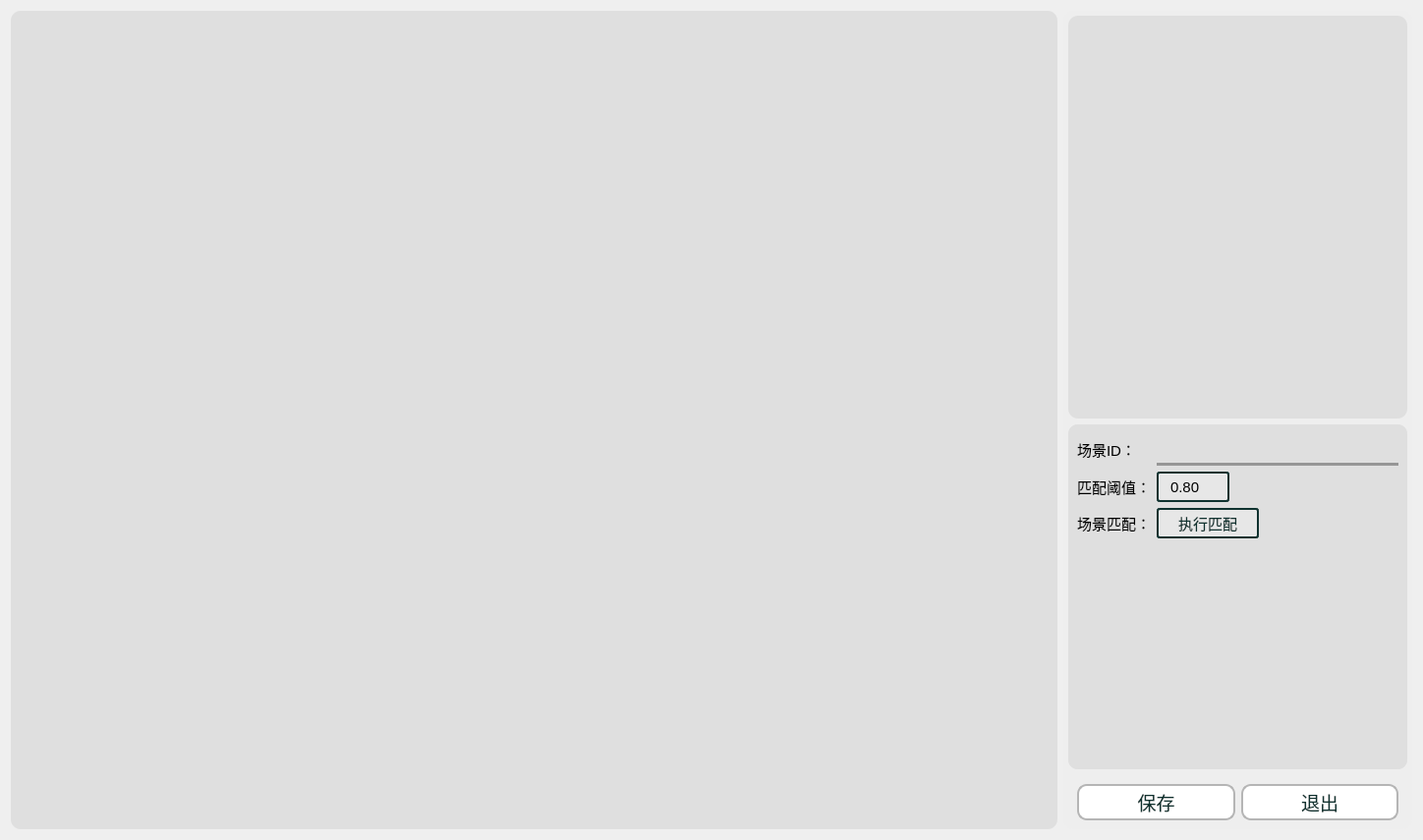
<?xml version="1.0" encoding="UTF-8"?>
<ui version="4.0">
 <class>SceneEditor</class>
 <widget class="QDialog" name="SceneEditor">
  <property name="geometry">
   <rect>
    <x>0</x>
    <y>0</y>
    <width>1448</width>
    <height>855</height>
   </rect>
  </property>
  <property name="windowTitle">
   <string>场景&amp;元素编辑器</string>
  </property>
  <property name="styleSheet">
   <string notr="true">font-family:&quot;Consolas&quot;,&quot;黑体&quot;;
font-size:11pt;</string>
  </property>
  <layout class="QHBoxLayout" name="horizontalLayout" stretch="6,2">
   <item>
    <widget class="QWidget" name="image_container" native="true">
     <property name="styleSheet">
      <string notr="true">QWidget {
                background-color: #dfdfdf;  /* 背景颜色 */
border-radius:10px;
            }</string>
     </property>
     <layout class="QVBoxLayout" name="verticalLayout_4"/>
    </widget>
   </item>
   <item>
    <widget class="QWidget" name="widget_2" native="true">
     <property name="minimumSize">
      <size>
       <width>300</width>
       <height>0</height>
      </size>
     </property>
     <property name="styleSheet">
      <string notr="true">QWidget {
                background-color: #eeeeee;  /* 背景颜色 */
border-radius:10px;
            }
</string>
     </property>
     <layout class="QVBoxLayout" name="verticalLayout" stretch="1,0,0">
      <property name="leftMargin">
       <number>5</number>
      </property>
      <property name="topMargin">
       <number>5</number>
      </property>
      <property name="rightMargin">
       <number>5</number>
      </property>
      <property name="bottomMargin">
       <number>0</number>
      </property>
      <item>
       <widget class="QWidget" name="widget_3" native="true">
        <property name="styleSheet">
         <string notr="true">QWidget {
                background-color: #dfdfdf;  /* 背景颜色 */
border-radius:10px;
font-size:15pt;
            }
</string>
        </property>
        <layout class="QVBoxLayout" name="verticalLayout_2">
         <item>
          <widget class="QTreeView" name="Element_tree">
           <property name="styleSheet">
            <string notr="true">/* 垂直滚动条整体 */
        QScrollBar:vertical {
            background-color: rgb(197, 197, 197);
            width: 6px;
            margin: 1px;
            border-radius: 3px;
        }
        QScrollBar::handle:vertical {
            background-color: #8b8b8b;
            border-radius: 3px;
            margin: 3 0px 6 0px;
            min-height: 30px;
        }
        QScrollBar::handle:vertical:hover,
        QScrollBar::handle:vertical:pressed {
            background-color: #3c3f41;
            border-radius: 3px;
            margin: 0 0px 0 0px;
        }
        QScrollBar::sub-line:vertical {
            border: none;
            height: 0px;
        }
        QScrollBar::add-line:vertical {
            border: none;
            height: 0px;
        }</string>
           </property>
           <property name="editTriggers">
            <set>QAbstractItemView::EditTrigger::NoEditTriggers</set>
           </property>
           <attribute name="headerVisible">
            <bool>false</bool>
           </attribute>
          </widget>
         </item>
        </layout>
       </widget>
      </item>
      <item>
       <widget class="QStackedWidget" name="stackedWidget">
        <property name="styleSheet">
         <string notr="true">QWidget {
                background-color: #dfdfdf;  /* 背景颜色 */
border-radius:10px;
            }
/* 调整勾选框的大小 */
QCheckBox::indicator {
	width: 20px;      /* 勾选框宽度 */
	height: 20px;     /* 勾选框高度 */
	outline:none;
border:none;
}

/* 可选：设置勾选框不同状态的样式 */
QCheckBox::indicator:unchecked {
	border: 2px solid #0f322f;
	border-radius: 3px;
}
QCheckBox::indicator:checked {
	background-color:#39C5BB;
	border: 2px solid #0f322f;
	border-radius: 3px;
	
}

/* 禁用状态 */
QCheckBox::indicator:disabled {
	background-color: #f0f0f0;
	border-color: #cccccc;
}
/* 1. 未选中（默认）状态的下边框 */
QLineEdit {
                /* 清除默认边框，只保留下边框 */
				font-size:11pt;
                border: none;
                border-bottom: 3px solid #969696;  /* 灰色下边框 */
                padding: 5px 0;  /* 上下下内边距，避免文字紧贴紧贴边框 */
				border-radius:0px;
                background: transparent;  /* 背景透明，只显示下边框 */
            }
            
            /* 2. 选中（获得焦点点）状态的下边框 */
QLineEdit:focus {
                border-bottom: 4px solid #39C5BB;  /* 蓝色下边框（突出显示） */
                outline: none;  /* 去除系统默认的聚焦外边框 */
            }
            
            /* 3. 鼠标略过（悬停）状态的下边框 */
QLineEdit:hover {
                border-bottom: 4px solid #39C5BB;  /* 深灰色下边框（中间状态） */
            }
/* QComboBox 样式 */
QComboBox {
    border: 2px solid #0f322f;  /* 边框颜色与CheckBox保持一致 */
    border-radius: 3px;
    padding: 5px 0px 5px 10px;  /* 右侧预留空间给自定义箭头 */
    background-color: #e7e7e7;
	max-height: 17px;
    min-height: 15px;
	max-width:100px;
}

/* 隐藏QComboBox默认下拉按钮 */
QComboBox::drop-down {
    border: none;  /* 去除默认按钮边框 */

}

/* 自定义下拉箭头（使用三角形字符模拟） */
QComboBox::down-arrow {
    image: none;  /* 去除默认箭头 */
}

QComboBox::down-arrow:on {
    image: none;  /* 下拉状态也不显示默认箭头 */
}

/* 下拉列表样式 */
QComboBox QAbstractItemView {
    border: 2px solid #b5b5b5;
    border-radius: 3px;
    background-color: #e7e7e7;
    padding: 5px;
    selection-background-color: #39C5BB;  /* 选中项背景色 */
    selection-color: #000000;
}

/* 悬停和选中状态 */
QComboBox:hover {
    border-color: #39C5BB;
}

QComboBox:focus {
    border-color: #39C5BB;
    outline: none;
}

/* QSpinBox 样式 */
QSpinBox {
    border: 2px solid #0f322f;
    border-radius: 3px;
    padding: 5px 10px 5px 10px;  /* 右侧预留空间给自定义按钮 */
    background-color: #e7e7e7;
	max-height: 17px;
    min-height: 15px;
	max-width:40px;
}

/* 隐藏QSpinBox默认上下按钮 */
QSpinBox::up-button, QSpinBox::down-button {
    border: none;
    width: 0;  /* 隐藏默认按钮 */
    height: 0;
}



/* 悬停和选中状态 */
QSpinBox:hover {
    border-color: #39C5BB;
}

QSpinBox:focus {
    border-color: #39C5BB;
    outline: none;
}

/* 解决QSpinBox编辑区域与整体样式冲突 */
QSpinBox::edit-focus {
    background-color: transparent;
    border: none;
    outline: none;
}
/* QSpinBox 样式 */
QDoubleSpinBox {
    border: 2px solid #0f322f;
    border-radius: 3px;
    padding: 5px 10px 5px 10px;  /* 右侧预留空间给自定义按钮 */
    background-color: #e7e7e7;
	max-height: 17px;
    min-height: 15px;
	max-width:50px;
}

/* 隐藏QSpinBox默认上下按钮 */
QDoubleSpinBox::up-button, QDoubleSpinBox::down-button {
    border: none;
    width: 0;  /* 隐藏默认按钮 */
    height: 0;
}



/* 悬停和选中状态 */
QDoubleSpinBox:hover {
    border-color: #39C5BB;
}

QDoubleSpinBox:focus {
    border-color: #39C5BB;
    outline: none;
}

/* 解决QSpinBox编辑区域与整体样式冲突 */
QDoubleSpinBox::edit-focus {
    background-color: transparent;
    border: none;
    outline: none;
}

QPushButton{
min-height: 20px;
max-width:100px;
border: 2px solid #0f322f;  /* 2px宽的深灰色实线边框 */
background-color: #e7e7e7;
border-radius:3px;
outline:none;
color:#0f322f;
padding-top:2px;
padding-bottom:2px;
}
QPushButton::hover {
border: 2px solid #39C5BB;  /* 2px宽的深灰色实线边框 */
outline:none;
color:#39C5BB;
}
</string>
        </property>
        <property name="currentIndex">
         <number>0</number>
        </property>
        <widget class="QWidget" name="SceneEditorPage">
         <layout class="QVBoxLayout" name="verticalLayout_6">
          <item>
           <layout class="QFormLayout" name="formLayout">
            <item row="0" column="0">
             <widget class="QLabel" name="scene_id_Label">
              <property name="text">
               <string>场景ID：</string>
              </property>
             </widget>
            </item>
            <item row="0" column="1">
             <widget class="QLineEdit" name="scene_id_edit"/>
            </item>
            <item row="1" column="0">
             <widget class="QLabel" name="scene_thresholdLabel">
              <property name="text">
               <string>匹配阈值：</string>
              </property>
             </widget>
            </item>
            <item row="1" column="1">
             <widget class="QDoubleSpinBox" name="scene_threshold">
              <property name="maximum">
               <double>1.000000000000000</double>
              </property>
              <property name="singleStep">
               <double>0.010000000000000</double>
              </property>
              <property name="value">
               <double>0.800000000000000</double>
              </property>
             </widget>
            </item>
            <item row="2" column="0">
             <widget class="QLabel" name="Label">
              <property name="text">
               <string>场景匹配：</string>
              </property>
             </widget>
            </item>
            <item row="2" column="1">
             <widget class="QPushButton" name="scene_match_btn">
              <property name="text">
               <string>执行匹配</string>
              </property>
             </widget>
            </item>
           </layout>
          </item>
         </layout>
        </widget>
        <widget class="QWidget" name="ElementEditorPage">
         <layout class="QVBoxLayout" name="verticalLayout_12">
          <item>
           <layout class="QFormLayout" name="formLayout_2">
            <item row="0" column="0">
             <widget class="QLabel" name="element_id_Label">
              <property name="text">
               <string>元素ID：</string>
              </property>
             </widget>
            </item>
            <item row="0" column="1">
             <widget class="QLineEdit" name="element_id_edit"/>
            </item>
            <item row="1" column="0">
             <widget class="QLabel" name="element_type_Label">
              <property name="text">
               <string>元素类型：</string>
              </property>
             </widget>
            </item>
            <item row="1" column="1">
             <widget class="QComboBox" name="element_type">
              <item>
               <property name="text">
                <string>IMG</string>
               </property>
              </item>
              <item>
               <property name="text">
                <string>COORDINATE</string>
               </property>
              </item>
             </widget>
            </item>
            <item row="2" column="1">
             <widget class="QWidget" name="element_image_Widget" native="true">
              <layout class="QVBoxLayout" name="verticalLayout_3">
               <property name="spacing">
                <number>0</number>
               </property>
               <property name="leftMargin">
                <number>0</number>
               </property>
               <property name="topMargin">
                <number>0</number>
               </property>
               <property name="rightMargin">
                <number>0</number>
               </property>
               <property name="bottomMargin">
                <number>0</number>
               </property>
              </layout>
             </widget>
            </item>
           </layout>
          </item>
          <item>
           <widget class="QStackedWidget" name="stackedWidget_2">
            <property name="currentIndex">
             <number>0</number>
            </property>
            <widget class="QWidget" name="IMG_element_form">
             <layout class="QVBoxLayout" name="verticalLayout_8">
              <property name="leftMargin">
               <number>0</number>
              </property>
              <property name="topMargin">
               <number>0</number>
              </property>
              <property name="rightMargin">
               <number>0</number>
              </property>
              <property name="bottomMargin">
               <number>0</number>
              </property>
              <item>
               <layout class="QFormLayout" name="formLayout_3">
                <property name="labelAlignment">
                 <set>Qt::AlignmentFlag::AlignCenter</set>
                </property>
                <property name="formAlignment">
                 <set>Qt::AlignmentFlag::AlignHCenter|Qt::AlignmentFlag::AlignTop</set>
                </property>
                <item row="1" column="0">
                 <widget class="QLabel" name="element_threshold_Label_2">
                  <property name="text">
                   <string>模版匹配阈值：</string>
                  </property>
                 </widget>
                </item>
                <item row="1" column="1">
                 <widget class="QDoubleSpinBox" name="element_threshold">
                  <property name="maximum">
                   <double>1.000000000000000</double>
                  </property>
                  <property name="singleStep">
                   <double>0.010000000000000</double>
                  </property>
                  <property name="value">
                   <double>0.800000000000000</double>
                  </property>
                 </widget>
                </item>
                <item row="2" column="0">
                 <widget class="QLabel" name="element_match_type_Label_2">
                  <property name="text">
                   <string>匹配类型：</string>
                  </property>
                 </widget>
                </item>
                <item row="2" column="1">
                 <widget class="QComboBox" name="element_match_type">
                  <item>
                   <property name="text">
                    <string>TEMPLATE</string>
                   </property>
                  </item>
                  <item>
                   <property name="text">
                    <string>SIFT</string>
                   </property>
                  </item>
                 </widget>
                </item>
                <item row="5" column="0">
                 <widget class="QLabel" name="element_image_Label_2">
                  <property name="text">
                   <string>选择图片：</string>
                  </property>
                 </widget>
                </item>
                <item row="5" column="1">
                 <widget class="QWidget" name="widget" native="true">
                  <layout class="QHBoxLayout" name="horizontalLayout_4">
                   <property name="leftMargin">
                    <number>0</number>
                   </property>
                   <property name="topMargin">
                    <number>0</number>
                   </property>
                   <property name="rightMargin">
                    <number>0</number>
                   </property>
                   <property name="bottomMargin">
                    <number>0</number>
                   </property>
                   <item>
                    <widget class="QPushButton" name="element_set_image_btn">
                     <property name="text">
                      <string>选择图片</string>
                     </property>
                    </widget>
                   </item>
                   <item>
                    <widget class="QPushButton" name="element_split_image_btn">
                     <property name="text">
                      <string>分离图片</string>
                     </property>
                    </widget>
                   </item>
                  </layout>
                 </widget>
                </item>
                <item row="7" column="0">
                 <widget class="QLabel" name="element_ratio_Label">
                  <property name="text">
                   <string>Ratio：</string>
                  </property>
                 </widget>
                </item>
                <item row="7" column="1">
                 <widget class="QWidget" name="element_ratio_Widget" native="true">
                  <layout class="QVBoxLayout" name="verticalLayout_9">
                   <property name="leftMargin">
                    <number>0</number>
                   </property>
                   <property name="topMargin">
                    <number>0</number>
                   </property>
                   <property name="rightMargin">
                    <number>0</number>
                   </property>
                   <property name="bottomMargin">
                    <number>0</number>
                   </property>
                   <item>
                    <widget class="QLabel" name="element_ratio">
                     <property name="text">
                      <string>(0.5,0.5)</string>
                     </property>
                    </widget>
                   </item>
                  </layout>
                 </widget>
                </item>
                <item row="8" column="0">
                 <widget class="QLabel" name="ratioLabel">
                  <property name="text">
                   <string>设置Ratio：</string>
                  </property>
                 </widget>
                </item>
                <item row="8" column="1">
                 <widget class="QWidget" name="ratioWidget" native="true">
                  <layout class="QVBoxLayout" name="verticalLayout_10">
                   <property name="leftMargin">
                    <number>0</number>
                   </property>
                   <property name="topMargin">
                    <number>0</number>
                   </property>
                   <property name="rightMargin">
                    <number>0</number>
                   </property>
                   <property name="bottomMargin">
                    <number>0</number>
                   </property>
                   <item>
                    <widget class="QPushButton" name="set_ratio_btn">
                     <property name="text">
                      <string>设置Ratio</string>
                     </property>
                    </widget>
                   </item>
                  </layout>
                 </widget>
                </item>
                <item row="9" column="0">
                 <widget class="QLabel" name="element_ratio_Label_3">
                  <property name="text">
                   <string>Roi：</string>
                  </property>
                 </widget>
                </item>
                <item row="9" column="1">
                 <widget class="QLabel" name="element_roi">
                  <property name="text">
                   <string>(0,0,1600,900)</string>
                  </property>
                 </widget>
                </item>
                <item row="10" column="0">
                 <widget class="QLabel" name="ratioLabel_3">
                  <property name="text">
                   <string>设置Roi：</string>
                  </property>
                 </widget>
                </item>
                <item row="10" column="1">
                 <widget class="QPushButton" name="set_roi_btn">
                  <property name="text">
                   <string>设置Roi</string>
                  </property>
                 </widget>
                </item>
                <item row="3" column="1">
                 <widget class="QWidget" name="widget_4" native="true">
                  <layout class="QHBoxLayout" name="horizontalLayout_6">
                   <property name="leftMargin">
                    <number>0</number>
                   </property>
                   <property name="topMargin">
                    <number>0</number>
                   </property>
                   <property name="rightMargin">
                    <number>0</number>
                   </property>
                   <property name="bottomMargin">
                    <number>0</number>
                   </property>
                   <item>
                    <widget class="QPushButton" name="element_view_image_btn">
                     <property name="text">
                      <string>查看图片</string>
                     </property>
                    </widget>
                   </item>
                   <item>
                    <widget class="QPushButton" name="element_match_btn">
                     <property name="text">
                      <string>执行匹配</string>
                     </property>
                    </widget>
                   </item>
                  </layout>
                 </widget>
                </item>
                <item row="3" column="0">
                 <widget class="QLabel" name="element_image_Label_4">
                  <property name="text">
                   <string>元素图片：</string>
                  </property>
                 </widget>
                </item>
                <item row="0" column="0">
                 <widget class="QLabel" name="is_symbol_Label">
                  <property name="text">
                   <string>是否为标志</string>
                  </property>
                 </widget>
                </item>
                <item row="0" column="1">
                 <widget class="QCheckBox" name="is_symbol"/>
                </item>
               </layout>
              </item>
             </layout>
            </widget>
            <widget class="QWidget" name="COORDINATE_element_form">
             <layout class="QVBoxLayout" name="verticalLayout_11">
              <property name="leftMargin">
               <number>0</number>
              </property>
              <property name="topMargin">
               <number>0</number>
              </property>
              <property name="rightMargin">
               <number>0</number>
              </property>
              <property name="bottomMargin">
               <number>0</number>
              </property>
              <item>
               <layout class="QFormLayout" name="formLayout_6">
                <property name="rowWrapPolicy">
                 <enum>QFormLayout::RowWrapPolicy::DontWrapRows</enum>
                </property>
                <property name="labelAlignment">
                 <set>Qt::AlignmentFlag::AlignCenter</set>
                </property>
                <property name="formAlignment">
                 <set>Qt::AlignmentFlag::AlignHCenter|Qt::AlignmentFlag::AlignTop</set>
                </property>
                <property name="horizontalSpacing">
                 <number>6</number>
                </property>
                <item row="0" column="0">
                 <widget class="QLabel" name="Label_2">
                  <property name="text">
                   <string>坐标：</string>
                  </property>
                 </widget>
                </item>
                <item row="0" column="1">
                 <widget class="QWidget" name="Widget_2" native="true">
                  <layout class="QVBoxLayout" name="verticalLayout_15">
                   <property name="leftMargin">
                    <number>0</number>
                   </property>
                   <property name="topMargin">
                    <number>0</number>
                   </property>
                   <property name="rightMargin">
                    <number>0</number>
                   </property>
                   <property name="bottomMargin">
                    <number>0</number>
                   </property>
                   <item>
                    <widget class="QLabel" name="element_coordinate">
                     <property name="text">
                      <string>(0,0)</string>
                     </property>
                    </widget>
                   </item>
                  </layout>
                 </widget>
                </item>
                <item row="1" column="0">
                 <widget class="QLabel" name="Label_3">
                  <property name="sizePolicy">
                   <sizepolicy hsizetype="Preferred" vsizetype="Preferred">
                    <horstretch>0</horstretch>
                    <verstretch>0</verstretch>
                   </sizepolicy>
                  </property>
                  <property name="text">
                   <string>设置坐标：</string>
                  </property>
                 </widget>
                </item>
                <item row="1" column="1">
                 <widget class="QWidget" name="Widget_3" native="true">
                  <layout class="QVBoxLayout" name="verticalLayout_16">
                   <property name="leftMargin">
                    <number>0</number>
                   </property>
                   <property name="topMargin">
                    <number>0</number>
                   </property>
                   <property name="rightMargin">
                    <number>0</number>
                   </property>
                   <property name="bottomMargin">
                    <number>0</number>
                   </property>
                   <item>
                    <widget class="QPushButton" name="set_coordinate_btn">
                     <property name="text">
                      <string>设置坐标</string>
                     </property>
                    </widget>
                   </item>
                  </layout>
                 </widget>
                </item>
               </layout>
              </item>
             </layout>
            </widget>
           </widget>
          </item>
         </layout>
        </widget>
       </widget>
      </item>
      <item>
       <widget class="QWidget" name="widget_5" native="true">
        <property name="styleSheet">
         <string notr="true">QPushButton{
border: 2px solid #b5b5b5;  /* 2px宽的深灰色实线边框 */
background-color: rgb(255, 255, 255);
border-radius:10px;
outline:none;
color:#0f322f;
font-size:14pt;
padding-top:2px;
padding-bottom:2px;
}
QPushButton::hover {
border: 2px solid #39C5BB;  /* 2px宽的深灰色实线边框 */
background-color: rgb(255, 255, 255);
border-radius:10px;
outline:none;
padding-top:2px;
color:#39C5BB;
padding-bottom:2px;
}</string>
        </property>
        <layout class="QHBoxLayout" name="horizontalLayout_2">
         <property name="topMargin">
          <number>9</number>
         </property>
         <item>
          <widget class="QPushButton" name="button_save">
           <property name="minimumSize">
            <size>
             <width>0</width>
             <height>30</height>
            </size>
           </property>
           <property name="text">
            <string>保存</string>
           </property>
          </widget>
         </item>
         <item>
          <widget class="QPushButton" name="button_cancel">
           <property name="minimumSize">
            <size>
             <width>0</width>
             <height>30</height>
            </size>
           </property>
           <property name="text">
            <string>退出</string>
           </property>
          </widget>
         </item>
        </layout>
       </widget>
      </item>
     </layout>
    </widget>
   </item>
  </layout>
 </widget>
 <resources/>
 <connections>
  <connection>
   <sender>element_type</sender>
   <signal>currentIndexChanged(int)</signal>
   <receiver>stackedWidget_2</receiver>
   <slot>setCurrentIndex(int)</slot>
   <hints>
    <hint type="sourcelabel">
     <x>941</x>
     <y>305</y>
    </hint>
    <hint type="destinationlabel">
     <x>998</x>
     <y>404</y>
    </hint>
   </hints>
  </connection>
 </connections>
</ui>
